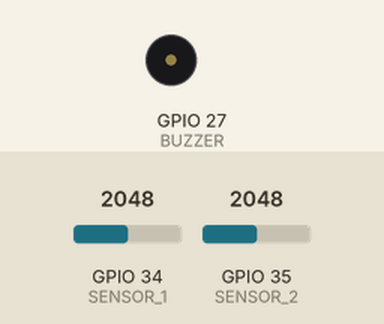
Recording of a sketch running on a simulated ESP32. Parts: buzzer (waves = sounding, pin HIGH). Inputs (shaded band) come from the test bench; at power-on: GPIO 34 (SENSOR_1) = 2048, GPIO 35 (SENSOR_2) = 2048. EEPROM starts erased; nothing arrives over Bluetooth unless stated; a phone connects over Bluetooth LE 3 s after start; what the sketch prints to the serial monitor is not drawn.

Above: at 1.2 s.
1.3 s: GPIO 34 (SENSOR_1) set to 317
4.2 s: GPIO 34 (SENSOR_1) set to 268
At 6.8 s:
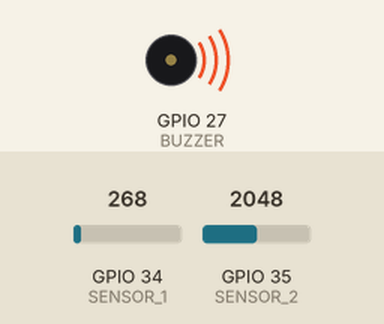
7.5 s: GPIO 34 (SENSOR_1) set to 340
At 11.9 s:
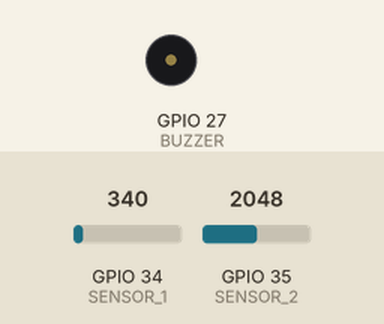
12.5 s: GPIO 34 (SENSOR_1) set to 260
At 16.1 s:
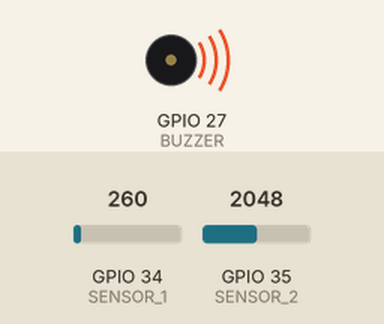
Timing chart, 0 to 17.5 s (numbered marks = the images above; inputs shaded):
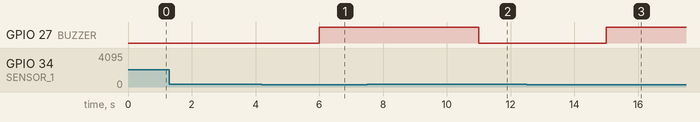

Measured:
- the behaviour switches between 300 and 299 on GPIO 34 (SENSOR_1) (found by bisection; images 0 and 1)
- after the input at 1.3 s, every drawn part: stays the same
- after the input at 4.2 s, GPIO 27 (BUZZER): LOW → HIGH after 1.8 s
- after the input at 7.5 s, GPIO 27 (BUZZER): HIGH → LOW after 3.5 s
- after the input at 12.5 s, GPIO 27 (BUZZER): LOW → HIGH after 2.5 s

The sketch:

ESP32.ino
```cpp
#define DEBUG true

#include <BLEDevice.h>
#include <BLEServer.h>
#include <BLEUtils.h>
#include <BLE2902.h>
#include <Preferences.h>

#define SERVICE_UUID              "12345678-1234-1234-1234-1234567890ab"
#define UMIDADE_CHAR_UUID         "abcd1234-5678-1234-5678-abcdef123456"
#define BUZZER_CHAR_UUID          "buzz4321-5678-1234-5678-abcdef654321"
#define SENSOR_CONFIG_CHAR_UUID   "conf9876-5678-1234-5678-abcdef456789"
#define LOCATION_CHAR_UUID        "loct5678-5678-1234-5678-abcdef123456"
#define POWER_MODE_CHAR_UUID      "powr3456-5678-1234-5678-abcdef123456"
#define HISTORICO_CHAR_UUID       "hist5432-5678-1234-5678-abcdef123456"
#define ALERTA_VISUAL_CHAR_UUID   "alrt6789-5678-1234-5678-abcdef123456"

#define SENSOR_1 34
#define SENSOR_2 35
#define BUZZER   27

BLECharacteristic *umidadeChar;
BLECharacteristic *buzzerChar;
BLECharacteristic *sensorConfigChar;
BLECharacteristic *locationChar;
BLECharacteristic *powerModeChar;
BLECharacteristic *historicoChar;
BLECharacteristic *alertaVisualChar;

Preferences preferences;
bool deviceConnected = false;
bool buzzerAtivo = false;
bool modoEco = false;

const int MAX_HIST = 10;
int hist1[MAX_HIST];
int hist2[MAX_HIST];
int histIndex = 0;

unsigned long lastSensorMillis = 0;
const unsigned long sensorInterval = 3000;
unsigned long buzzerOnTime = 0;
const unsigned long buzzerDuration = 5000;

void atualizarHistorico(int u1, int u2) {
  hist1[histIndex] = u1;
  hist2[histIndex] = u2;
  histIndex = (histIndex + 1) % MAX_HIST;
}

String formatarHistorico() {
  String hist = "";
  for (int i = 0; i < MAX_HIST; ++i) {
    hist += String(hist1[i]) + "," + String(hist2[i]);
    if (i < MAX_HIST - 1) hist += ";";
  }
  return hist;
}

void lerSensores(int &u1, int &u2) {
  u1 = analogRead(SENSOR_1);
  u2 = analogRead(SENSOR_2);
}

void verificarAlerta(int u1, int u2) {
  if (u1 < 300 || u2 < 300) {
    digitalWrite(BUZZER, HIGH);
    buzzerAtivo = true;
    buzzerOnTime = millis();
  }
}

void tratarComandoBLE(std::string comando) {
  if (comando == "desligar_buzzer") {
    digitalWrite(BUZZER, LOW);
    buzzerAtivo = false;
  } else if (comando.rfind("set_loc:", 0) == 0) {
    std::string local = comando.substr(8);
    if (local.length() < 30 && local.find_first_not_of("ABCDEFGHIJKLMNOPQRSTUVWXYZabcdefghijklmnopqrstuvwxyz0123456789 _-:") == std::string::npos) {
      preferences.putString("local", local.c_str());
      locationChar->setValue(local);
    }
  } else if (comando == "modo_economia") {
    preferences.putBool("eco", true);
    powerModeChar->setValue("Eco");
    powerModeChar->notify();
    modoEco = true;
  } else if (comando == "modo_normal") {
    preferences.putBool("eco", false);
    powerModeChar->setValue("Normal");
    powerModeChar->notify();
    modoEco = false;
  }
}

class MyServerCallbacks : public BLEServerCallbacks {
  void onConnect(BLEServer* pServer) {
    deviceConnected = true;
  }
  void onDisconnect(BLEServer* pServer) {
    deviceConnected = false;
    pServer->getAdvertising()->start();
  }
};

class ComandoCallback : public BLECharacteristicCallbacks {
  void onWrite(BLECharacteristic *pChar) {
    std::string cmd = pChar->getValue();
    tratarComandoBLE(cmd);
  }
};

void setup() {
#if DEBUG
  Serial.begin(115200);
#endif
  pinMode(BUZZER, OUTPUT);
  digitalWrite(BUZZER, LOW);
  preferences.begin("config", false);
  modoEco = preferences.getBool("eco", false);

  String devName = preferences.getString("devname", "ESP32_UMID_SENSOR");
  BLEDevice::init(devName.c_str());

  BLEServer *pServer = BLEDevice::createServer();
  pServer->setCallbacks(new MyServerCallbacks());
  BLEService *pService = pServer->createService(SERVICE_UUID);

  umidadeChar = pService->createCharacteristic(UMIDADE_CHAR_UUID, BLECharacteristic::PROPERTY_NOTIFY);
  umidadeChar->addDescriptor(new BLE2902());

  buzzerChar = pService->createCharacteristic(BUZZER_CHAR_UUID, BLECharacteristic::PROPERTY_NOTIFY);
  buzzerChar->addDescriptor(new BLE2902());

  sensorConfigChar = pService->createCharacteristic(SENSOR_CONFIG_CHAR_UUID, BLECharacteristic::PROPERTY_WRITE);
  sensorConfigChar->setCallbacks(new ComandoCallback());

  locationChar = pService->createCharacteristic(LOCATION_CHAR_UUID, BLECharacteristic::PROPERTY_READ);
  locationChar->setValue(preferences.getString("local", "Indefinido").c_str());

  powerModeChar = pService->createCharacteristic(POWER_MODE_CHAR_UUID, BLECharacteristic::PROPERTY_READ | BLECharacteristic::PROPERTY_NOTIFY);
  powerModeChar->setValue(modoEco ? "Eco" : "Normal");

  historicoChar = pService->createCharacteristic(HISTORICO_CHAR_UUID, BLECharacteristic::PROPERTY_READ);
  alertaVisualChar = pService->createCharacteristic(ALERTA_VISUAL_CHAR_UUID, BLECharacteristic::PROPERTY_NOTIFY);

  pService->start();
  pServer->getAdvertising()->start();
#if DEBUG
  Serial.println("BLE iniciado.");
#endif
}

void loop() {
  unsigned long now = millis();

  if (buzzerAtivo && now - buzzerOnTime > buzzerDuration) {
    digitalWrite(BUZZER, LOW);
    buzzerAtivo = false;
  }

  if (now - lastSensorMillis >= sensorInterval) {
    lastSensorMillis = now;
    int u1, u2;
    lerSensores(u1, u2);
    atualizarHistorico(u1, u2);
    verificarAlerta(u1, u2);

    if (deviceConnected) {
      char buffer[32];
      snprintf(buffer, sizeof(buffer), "%d,%d", u1, u2);
      umidadeChar->setValue(buffer);
      umidadeChar->notify();

      buzzerChar->setValue(buzzerAtivo ? "1" : "0");
      buzzerChar->notify();

      historicoChar->setValue(formatarHistorico().c_str());
    }
  }
}
```
